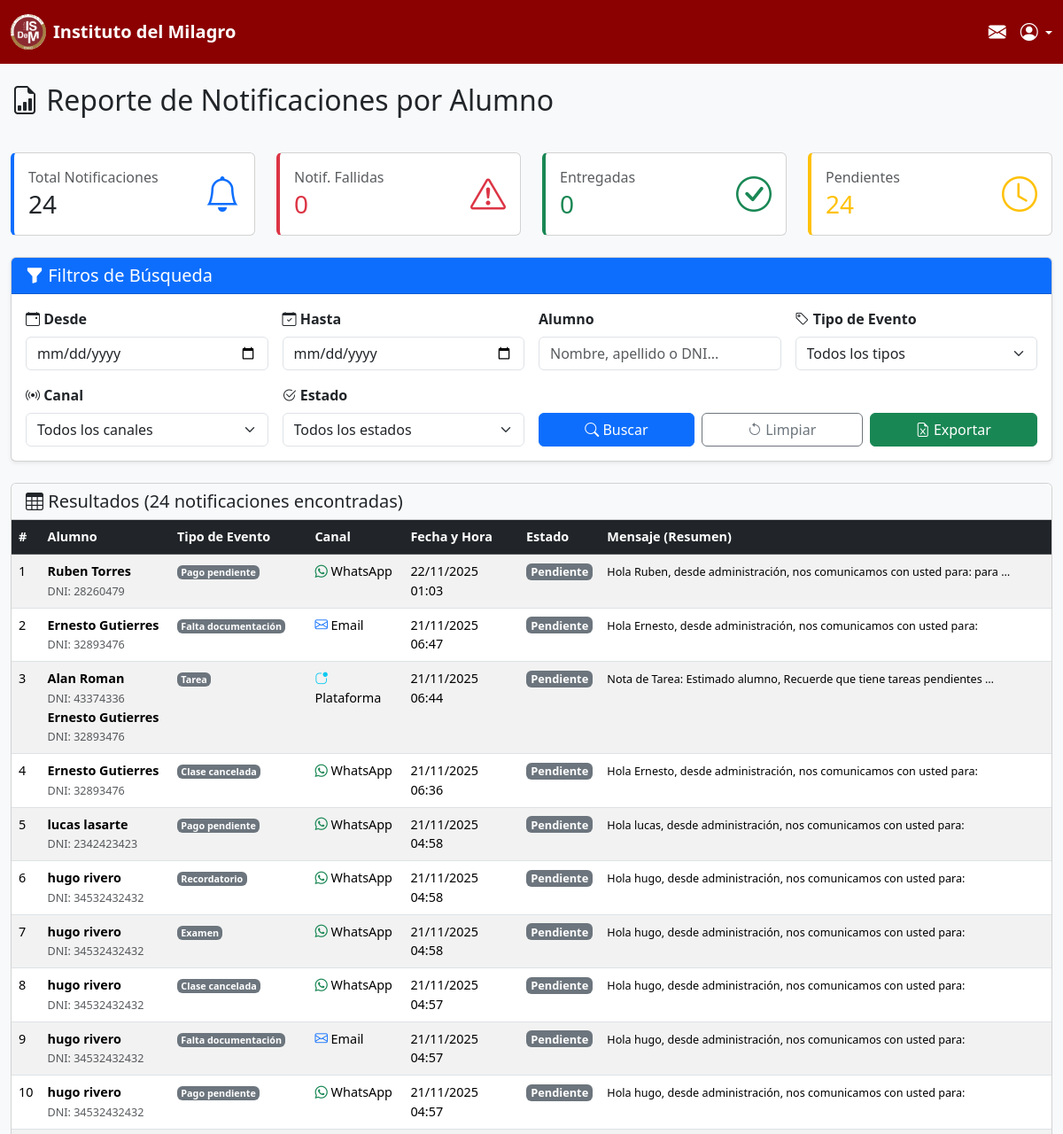
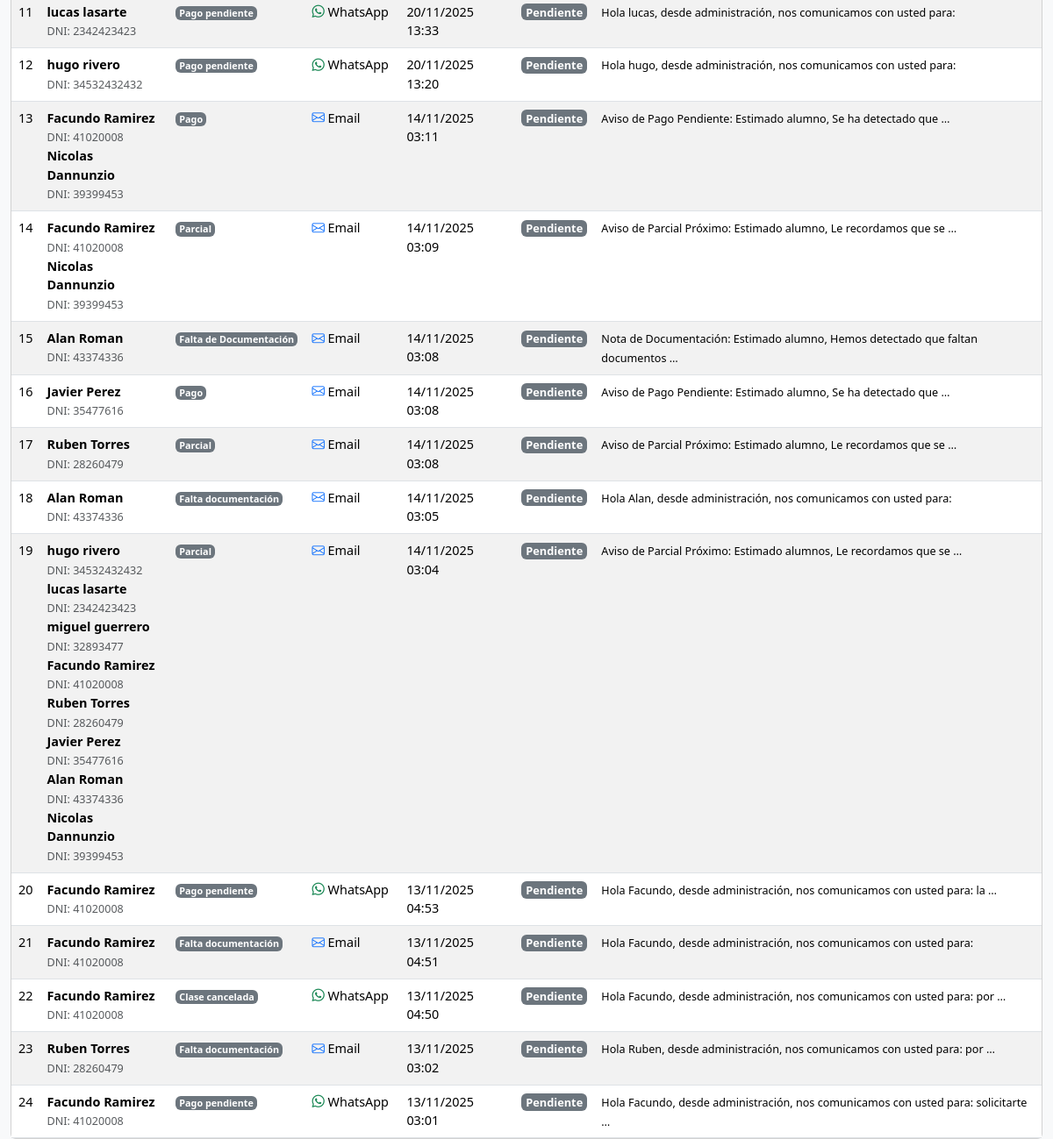
Before: /reporte-notificaciones/ (signed in) with the older database file (2 pictures, top to bottom).
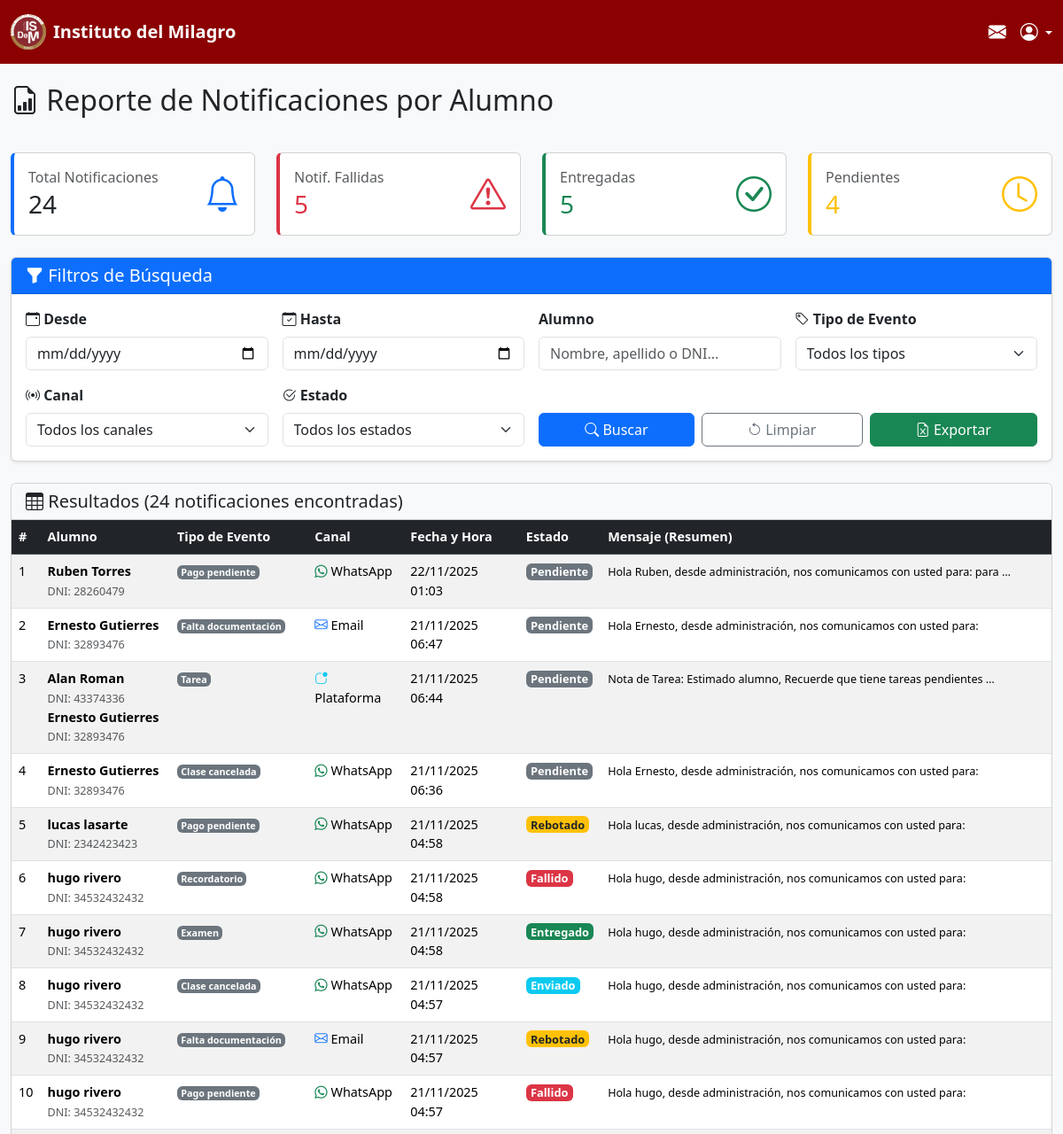
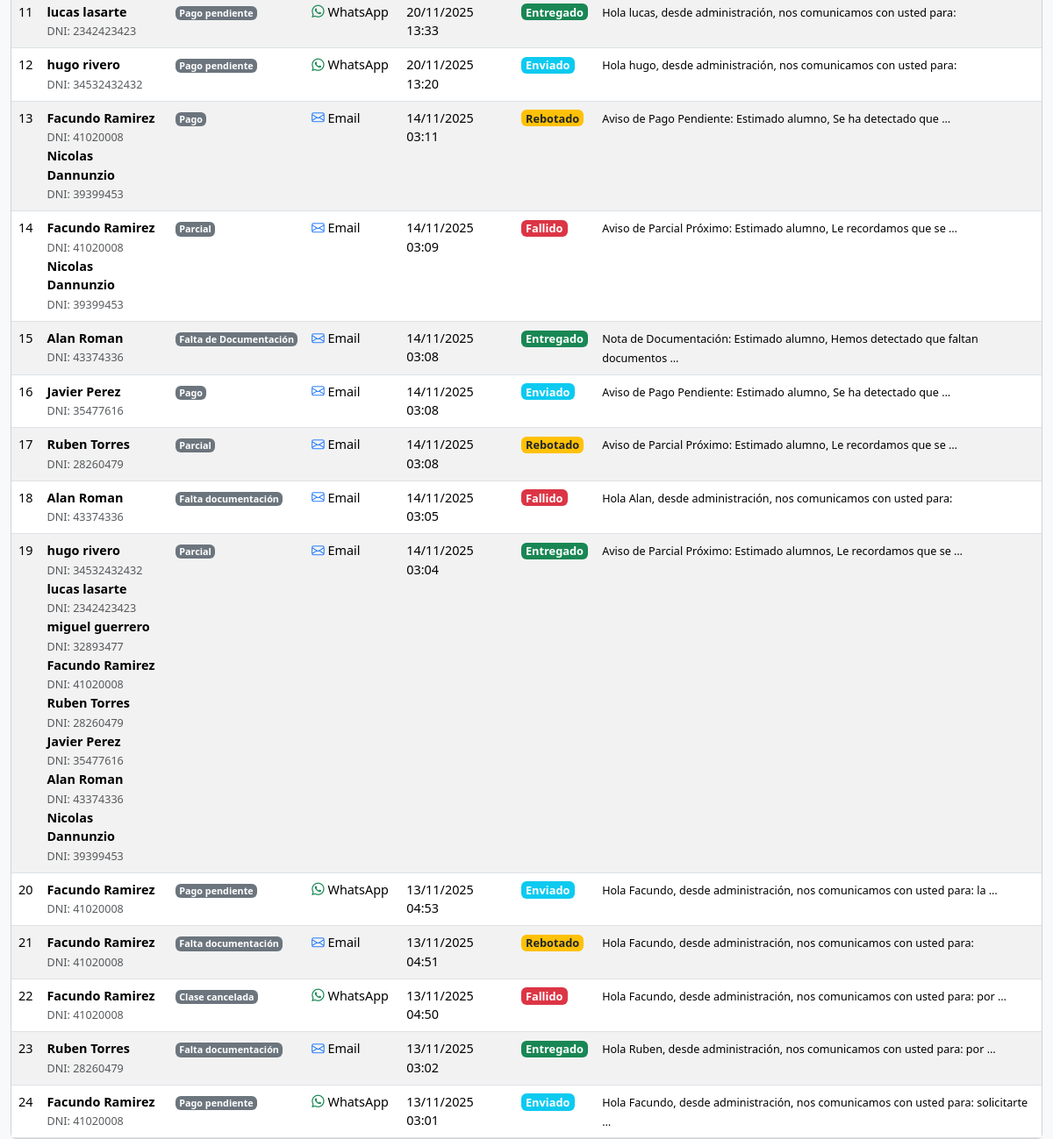
After: the same page with the newer database file (2 pictures, top to bottom).
### mensajes/models.py (models this page shows, shortened)
class Notificacion(models.Model):
    alumnos = models.ManyToManyField('PerfilAlumno')
    tipo = models.ForeignKey(TipoNotificacion, on_delete=models.CASCADE)
    fecha_envio = models.DateTimeField(auto_now_add=True)
    estado_envio = models.CharField(max_length=50)  # "Enviado", "Fallido", "Pendiente","visto"
    mensaje = models.TextField(default="mensaje por defecto")

class TipoNotificacion(models.Model):
    nombre_tipo = models.CharField(max_length=100)
    canal = models.CharField(max_length=100, default='Email')
    fecha = models.DateField(auto_now_add=True)
    carrera = models.ForeignKey(
        'Carrera',
        on_delete=models.CASCADE,
        related_name='notificaciones',
        null=True,      # ✅ permite valores nulos
        blank=True      # ✅ no lo exige en formularios
    )

### mensajes/views.py (the view, shortened to what this page needs)
# urls.py: path('reporte-notificaciones/', views.reporte_notificaciones, name='reporte_notificaciones'),
@login_required
def reporte_notificaciones(request):
    notificaciones = Notificacion.objects.select_related(
        'tipo'
    ).prefetch_related('alumnos__user', 'alumnos__carrera')
    fecha_desde = request.GET.get('fecha_desde', '').strip()
    fecha_hasta = request.GET.get('fecha_hasta', '').strip()
    alumno_query = request.GET.get('alumno', '').strip()
    if alumno_query:
        notificaciones = notificaciones.filter(
            Q(alumnos__user__first_name__icontains=alumno_query) |
            Q(alumnos__user__last_name__icontains=alumno_query) |
            Q(alumnos__dni__icontains=alumno_query)
        )
    tipo_evento = request.GET.get('tipo_evento', '').strip()
    if tipo_evento:
        notificaciones = notificaciones.filter(tipo_id=tipo_evento)
    estado_envio = request.GET.get('estado_envio', '').strip()
    if estado_envio:
        notificaciones = notificaciones.filter(estado_envio=estado_envio)
    canal = request.GET.get('canal', '').strip()
    if canal:
        notificaciones = notificaciones.filter(tipo__canal=canal)
    notificaciones = notificaciones.order_by('-fecha_envio')
    notificaciones = notificaciones.distinct()
    total_notificaciones = notificaciones.count()
    notificaciones_fallidas = notificaciones.filter(
        estado_envio='Fallido'
    ).count()
    notificaciones_enviadas = notificaciones.filter(estado_envio='Enviado').count()
    notificaciones_entregadas = notificaciones.filter(estado_envio='Entregado').count()
    notificaciones_pendientes = notificaciones.filter(estado_envio='Pendiente').count()
    tipos_notificacion = TipoNotificacion.objects.all().order_by('nombre_tipo')
    estados_disponibles = [
        ('Pendiente', 'Pendiente'),
        ('Enviado', 'Enviado'),
        ('Entregado', 'Entregado'),
        ('Fallido', 'Fallido'),
    ]
    canales_disponibles = [
        ('Email', 'Correo Electrónico'),
        ('SMS', 'Mensaje de Texto'),
        ('WhatsApp', 'WhatsApp'),
        ('Plataforma', 'Sistema Interno'),
    ]
    context = {
        'notificaciones': notificaciones,
        'total_notificaciones': total_notificaciones,
        'notificaciones_fallidas': notificaciones_fallidas,
        'notificaciones_enviadas': notificaciones_enviadas,
        'notificaciones_entregadas': notificaciones_entregadas,
        'notificaciones_pendientes': notificaciones_pendientes,
        'tipos_notificacion': tipos_notificacion,
        'estados_disponibles': estados_disponibles,
        'canales_disponibles': canales_disponibles,
        'fecha_desde': fecha_desde,
        'fecha_hasta': fecha_hasta,
        'alumno_query': alumno_query,
        'tipo_evento': tipo_evento,
        'estado_envio': estado_envio,
        'canal': canal,
        'filtros_activos': bool(fecha_desde or fecha_hasta or alumno_query or tipo_evento or estado_envio or canal),
    }
    return render(request, 'mensajes/reporte_notificaciones.html', context)

### mensajes/templates/mensajes/reporte_notificaciones.html (shortened to what the changed rows need)
<!DOCTYPE html>
<html lang="es">
<head>
    <link href="https://cdn.jsdelivr.net/npm/bootstrap@5.3.1/dist/css/bootstrap.min.css" rel="stylesheet">
    <link rel="stylesheet" href="https://cdn.jsdelivr.net/npm/bootstrap-icons@1.11.3/font/bootstrap-icons.min.css">
</head>
<body>
    <div class="container-fluid mt-4">
        <div class="row mb-4">
            <div class="col-12">
                <h2 class="mb-0">
                    <i class="bi bi-file-earmark-bar-graph"></i>
                    Reporte de Notificaciones por Alumno
                </h2>
            </div>
        </div>
        <div class="row mb-4">
            <div class="col-md-3">
                <div class="card stats-card danger">
                    <div class="card-body">
                        <div class="d-flex justify-content-between align-items-center">
                            <div>
                                <h6 class="text-muted mb-1">Notif. Fallidas</h6>
                                <h3 class="mb-0 text-danger">{{ notificaciones_fallidas }}</h3>
                            </div>
                        </div>
                    </div>
                </div>
            </div>
            <div class="col-md-3">
                <div class="card stats-card success">
                    <div class="card-body">
                        <div class="d-flex justify-content-between align-items-center">
                            <div>
                                <h6 class="text-muted mb-1">Entregadas</h6>
                                <h3 class="mb-0 text-success">{{ notificaciones_entregadas }}</h3>
                            </div>
                        </div>
                    </div>
                </div>
            </div>
            <div class="col-md-3">
                <div class="card stats-card warning">
                    <div class="card-body">
                        <div class="d-flex justify-content-between align-items-center">
                            <div>
                                <h6 class="text-muted mb-1">Pendientes</h6>
                                <h3 class="mb-0 text-warning">{{ notificaciones_pendientes }}</h3>
                            </div>
                        </div>
                    </div>
                </div>
            </div>
        </div>
        <div class="card">
    <div class="card-body p-0">
        <div class="table-responsive">
            <table class="table table-hover table-striped mb-0" id="tablaNotificaciones">
                <thead class="table-dark">
                    <tr>
                        <th>#</th>
                        <th>Alumno</th>
                        <th>Tipo de Evento</th>
                        <th>Canal</th>
                        <th>Fecha y Hora</th>
                        <th>Estado</th>
                        <th>Mensaje (Resumen)</th>
                    </tr>
                </thead>
                <tbody>
                    {% for notif in notificaciones %}
                        <tr>
                            <td>{{ forloop.counter }}</td>
                            <td>
                                {% for alumno in notif.alumnos.all %}
                                    <div>
                                        <strong>{{ alumno.user.get_full_name }}</strong><br>
                                        <small class="text-muted">DNI: {{ alumno.dni }}</small>
                                    </div>
                                {% endfor %}
                            </td>
                            <td>
                                <span class="badge bg-secondary">
                                    {{ notif.tipo.nombre_tipo }}
                                </span>
                            </td>
                            <td>
                                {% if notif.tipo.canal == 'Email' %}
                                    <i class="bi bi-envelope text-primary"></i> Email
                                {% elif notif.tipo.canal == 'SMS' %}
                                    <i class="bi bi-phone text-success"></i> SMS
                                {% elif notif.tipo.canal == 'WhatsApp' %}
                                    <i class="bi bi-whatsapp text-success"></i> WhatsApp
                                {% elif notif.tipo.canal == 'Plataforma' %}
                                    <i class="bi bi-app-indicator text-info"></i> Plataforma
                                {% else %}
                                    <i class="bi bi-bell"></i> {{ notif.tipo.canal }}
                                {% endif %}
                            </td>
                            <td>
                                {% if notif.fecha_envio %}
                                    {{ notif.fecha_envio|date:"d/m/Y H:i" }}
                                {% else %}
                                    <span class="text-muted">Sin enviar</span>
                                {% endif %}
                            </td>
                            <td>
                                {% if notif.estado_envio == 'Enviado' %}
                                    <span class="badge badge-estado bg-info">Enviado</span>
                                {% elif notif.estado_envio == 'Entregado' %}
                                    <span class="badge badge-estado bg-success">Entregado</span>
                                {% elif notif.estado_envio == 'Fallido' %}
                                    <span class="badge badge-estado bg-danger">Fallido</span>
                                {% elif notif.estado_envio == 'Rebotado' %}
                                    <span class="badge badge-estado bg-warning text-dark">Rebotado</span>
                                {% elif notif.estado_envio == 'Pendiente' %}
                                    <span class="badge badge-estado bg-secondary">Pendiente</span>
                                {% elif notif.estado_envio == 'Leido' %}
                                    <span class="badge badge-estado bg-primary">Leído</span>
                                {% else %}
                                    <span class="badge badge-estado bg-dark">{{ notif.estado_envio }}</span>
                                {% endif %}
                            </td>
                            <td>
                                <small>{{ notif.mensaje|truncatewords:10 }}</small>
                            </td>
                        </tr>
                    {% endfor %}
                </tbody>
            </table>
        </div>
    </div>
</div>
    </div>
</body>
</html>

Changed rows visible on the page:
changed Notificacion (number 5 of 24 on the later page): estado_envio "Pendiente" → "Rebotado"
changed Notificacion "Recordatorio": estado_envio "Pendiente" → "Fallido"
changed Notificacion "Examen": estado_envio "Pendiente" → "Entregado"
changed Notificacion (number 8 of 24 on the later page): estado_envio "Pendiente" → "Enviado"
changed Notificacion (number 9 of 24 on the later page): estado_envio "Pendiente" → "Rebotado"
changed Notificacion (number 10 of 24 on the later page): estado_envio "Pendiente" → "Fallido"
changed Notificacion (number 11 of 24 on the later page): estado_envio "Pendiente" → "Entregado"
changed Notificacion (number 12 of 24 on the later page): estado_envio "Pendiente" → "Enviado"
changed Notificacion (number 13 of 24 on the later page): estado_envio "Pendiente" → "Rebotado"
changed Notificacion (number 14 of 24 on the later page): estado_envio "Pendiente" → "Fallido"
changed Notificacion "Nota de Documentación: Estimado alumno, Hemos detectado que faltan documentos …": estado_envio "Pendiente" → "Entregado"
changed Notificacion (number 16 of 24 on the later page): estado_envio "Pendiente" → "Enviado"
changed Notificacion (number 17 of 24 on the later page): estado_envio "Pendiente" → "Rebotado"
changed Notificacion "Hola Alan, desde administración, nos comunicamos con usted para:": estado_envio "Pendiente" → "Fallido"
changed Notificacion "Aviso de Parcial Próximo: Estimado alumnos, Le recordamos que se …": estado_envio "Pendiente" → "Entregado"
changed Notificacion "Hola Facundo, desde administración, nos comunicamos con usted para: la …": estado_envio "Pendiente" → "Enviado"
changed Notificacion "Hola Facundo, desde administración, nos comunicamos con usted para:": estado_envio "Pendiente" → "Rebotado"
changed Notificacion "Hola Facundo, desde administración, nos comunicamos con usted para: por …": estado_envio "Pendiente" → "Fallido"
changed Notificacion "Hola Ruben, desde administración, nos comunicamos con usted para: por …": estado_envio "Pendiente" → "Entregado"
changed Notificacion (number 24 of 24 on the later page): estado_envio "Pendiente" → "Enviado"
Other visible differences:
{{ notificaciones_fallidas }}: "0" → "5"
{{ notificaciones_entregadas }}: "0" → "5"
{{ notificaciones_pendientes }}: "24" → "4"
